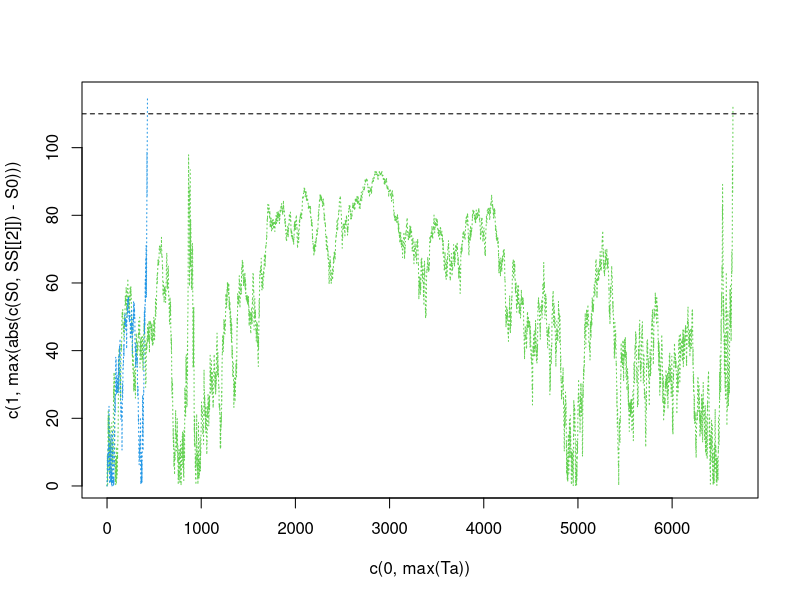

This figure's R source: (Note: this script raises an error after producing the figure.)
# Exercise 6.1 : A single-Server Queueing System

n.sim = 1000
rate = 10; # 도착시간 간격은 지수분포
shape = 3; scale = 1/40; # 서비스 시간은 감마분포
T = 9
time.over = time.spend = numeric(n.sim) # 고객들의 평균체류시간과 직원(server)의 과외근무시간
for (i in (1:n.sim)) {
  t = NofA = NofD = 0
  n = 0 # SS (System State) is the number of customers in the system
  tA = rexp(1, rate) # tA는 현재 시각 이후 다음 고객이 도착하는 시각.
  tD = Inf # tD는 현재 서비스 받고 있는 고객의 서비스 완료 시각. 초기값은 Inf
  A = D = numeric() # 출력변수 : A[i]와 D[i]는 i번째 고객의 도착시각과 departure time
  repeat {
    if (tA <= tD & tA <= T) {
      t = tA; NofA = NofA + 1; n = n + 1
      tA = t + rexp(1, rate)
      if (n == 1) tD = t + rgamma (n = 1, shape, scale = scale)
      A[NofA] = t
    }
    if (tD < tA & tD <= T) {
      t = tD; n = n - 1; NofD = NofD + 1
      if (n == 0) tD = Inf else tD = t + rgamma (n = 1, shape, scale = scale)
      D[NofD] = t
    }
    if (min(tA, tD) > T & n > 0) {
      t = tD; n = n - 1; NofD = NofD + 1
      if (n > 0) tD = t + rgamma(n = 1, shape, scale = scale)
      D[NofD] = t
    }
    if (min(tA, tD) > T & n == 0) break
  } # end of repeat
  time.spend[i] = mean(D-A); time.over[i] = max(t - T, 0)
} # end of for (i in (1:n.sim))
cat('고객 한명이 시스템에 체류하는 시간의 평균 =', mean(time.spend))

# Exercise 6.2 the amount of idle time the server would experience in a day
n.sim = 1000
rate = 10
shape = 3; scale = 1/40
T = 9
time.over = time.spend = numeric(n.sim)
time.idle = numeric(n.sim)
for (i in (1:n.sim)) {
  t = NofA = NofD = t.idle = 0
  n = 0
  tA = rexp(1,rate)
  tD = Inf
  A = D = numeric()
  repeat {
    if (tA <= tD & tA <= T){
      if (n == 0) time.idle[i] = time.idle[i] + (tA - t) # here, t is eqaul to 0 or tD
      t = tA; NofA = NofA + 1; n = n + 1
      Tt = t + rexp(1,rate); tA = Tt
      if (n == 1) tD = t + rgamma(n=1,shape,scale=scale)
      A[NofA] = t
    }
    if (tD < tA & tD <= T){
      t = tD; n = n - 1; NofD = NofD + 1
      if (n == 0) tD = Inf else tD = t + rgamma(n=1,shape,scale=scale)
      D[NofD] = t
    }
    if (min(tA,tD) > T & n > 0){
      t = tD; n = n - 1; NofD = NofD + 1
      if (n > 0) tD = t + rgamma(n=1,shape,scale=scale)
      D[NofD] = t
    }
    if (min(tA,tD) > T & n == 0){
      if (t < T) time.idle[i] = time.idle[i] + (T - t) # t is the last departure time
      break
    }
  }
  time.spend[i] = mean(D - A); time.over[i] = max(t - T,0)
}
cat(mean(time.idle), "+/-", 2*sd(time.idle)/sqrt(n.sim), "\n")



# Apply the Insurance Risk Model in Section 6.6 to Exercise 6.11

n.sim = 100 # 모의실험 반복횟수
n0 = 1; a0 = 25000; T = 365; c = 11000
lm = 10; nu = 0; mu = 0 # 보험금 청구율, 보험 가입율, 해지율
generate.Y = function() rexp(1, rate = 1/1000) # 청구금액을 생성하는 함수
I = numeric(length = n.sim)
for ( i in 1:n.sim ) {
  t = 0; a = a0; n = n0 # Initialize 이 문제에서 n은 변하지 않음음
  total.rate = nu + n * mu + n * lm
  tE = rexp(1, rate = total.rate) # tE는 사건 발생 시간 간격을 의미 (평균 1 / ((n * lambda) + v +(n * mu)) 지수분포)
  repeat {
    if (tE > T) {I[i] = 1; break}
    if (tE <= T) {
      a = a + n * c * (tE - t)
      t = tE
      J = sample( 1:3, 1, prob = c(nu, n * mu, n * lm))
      if ( J == 1 ) n = n + 1
      if ( J == 2 ) n = n - 1
      if ( J == 3 ) { Y = generate.Y(); if ( Y > a ) {I[i] = 0; break} else a = a - Y}
      tE = t + rexp(1, rate = total.rate)
    }
  } # end of repeat
}  # end of for
c( mean(I), 2 * sd(I) / sqrt(n.sim) ) # 자본금이 바닥나지 않을 확률의 추정값 출력. 추정값은 얼마나 정확한가 ? ( 구간추정 같이 해주기 )

# Exercise 6.12 (시각 T 이전에 자본금이 음이 되었다는 사실을 알 때, 자본금이 음이 된 정확한 시각과, 부족 금액의 분포를 추정)
n.sim = 100 # 모의실험 반복횟수
n0 = 1; a0 = 25000; T = 365; c = 11000
lm = 10; nu = 0; mu = 0 # 보험금 청구율, 보험 가입율, 해지율
generate.Y = function() rexp(1, rate = 1/1000) # 청구금액을 생성하는 함수수
I = t.broke = amount.broke = numeric(length = n.sim) # t.broke와 amount.broke는 시간과 자본금이 음이 된 것을 의미
for (i in 1:n.sim) {
  t = 0; a = a0; n = n0 # Intialize
  total.rate = nu + n * mu + n * lm; tE = rexp(1, rate = total.rate)
  repeat {
    if (tE > T) { I[i] = 1; break}
    if (tE <= T) {
      a = a + n*c*(tE - t); t = tE
      J = sample(1:3, 1, prob = c(nu, n*mu, n *lm))
      if (J == 1) n = n + 1
      if (J == 2) n = n - 1
      if (J == 3) {
        Y = generate.Y()
        {if (Y > a) {I[i] = 0; t.broke[i] = t; amount.broke[i] = Y- a; break; } #청구금액이 자본금을 넘는 경우 추가
          else a = a - Y} # end of {if (Y > a)}
      } # end of (J == 3)
      tE = t + rexp(1, rate = total.rate)
    } #end of if (tE <= T)
  } # end of repeat
} # end of for

lst = list (time = t.broke [I == 0], amount = amount.broke[I == 0]) # 바닥이 난 경우만 따로 뽑아서 계산을 해야함...
c(mean(lst$time), sd(lst$time)/sqrt(length(lst$time)))
c(mean(lst$amount), sd(lst$amount)/sqrt(length(lst$amount)))

# Exercise 6.17 for문 사용
n.sim = 1000
N = 20; K = 100; S.zero = 100; mu = -0.05; sigma = 0.3
alp = mu + sigma^2 / 2; alp
E = numeric(length = n.sim)
for (i in (1:n.sim)) {
  P = numeric(length = N + 1) # to avoid P[0], we define P[1:(N+1)], not P[0:N]. because R's index start from 1
  P[N+1] = S.zero
  m = N-1
  flag = FALSE # option을 행사할 수 있는 조건이 만족되면 TRUE, 아니면 FALSE
  repeat {
    m.plus = m + 1
    P[m.plus] = P[m.plus + 1] * exp(rnorm(1, mu, sigma)) 
    if (P[m.plus] > K) flag = TRUE # check condition (i)
    if (flag & m > 0) { # check condition (ii), condition (ii)는 m이 0일 때 점검하지 않음
      b = ( (1:m) * mu - log(K/P[m.plus])) / sqrt(sigma * sqrt(1:m)) # check condition (ii)
      op = P[m.plus] * exp((1:m) * alp) * pnorm(sigma * sqrt(1:m) + b) - K * pnorm(b)
      flag = all(P[m.plus] > K + op) # 1부터 m까지 모두 만족되어야 함
    }
    if (flag) break else m = m-1 # 조건 (i)와 (ii)가 모두 만족되면 실행 완료
    if (m < 0) break
  }
  if (flag) E[i] = P[m.plus] - K else E[i] = 0
}

c(mean(E), sd(E)/ sqrt(n.sim), mean(E>0)) # c(기대이익, 표준오차, 옵션행사확률)

# Exercise 6.17 - for 사용 x, 함수화하여 replicate

set.seed(1234)

call_option1 = function(N = 20, K = 100, S.zero = 100, mu = -0.05, sigma = 0.3) {
  
  alpha = mu + sigma^2 / 2
  P = numeric(length = N + 1) # to avoid P[0], we define P[1:(N+1)], not P[0:N]
  P[N+1] = S.zero
  m = N - 1 
  flag = FALSE # 옵션을 행사할 수 있는 조건이 만족되면 TRUE, 아니면 FALSE
  repeat {
    m.plus = m + 1
    P[m.plus] = P[m.plus + 1] * exp(rnorm(1, mu, sigma))
    if (P[m.plus] > K) flag = TRUE # check condition (i)
    if (flag & m > 0) { # check condition (ii), 조건 (ii)는 m이 0일 떄 점검하지 않음
      b = ((1:m) * mu - log(K / P[m.plus])) / (sigma * sqrt(1:m)) # check condition (ii)
      op = P[m.plus] * exp ((1:m) * alpha) * pnorm(sigma * sqrt(1:m) + b) - K * pnorm(b)
      flag = all(P[m.plus] > K + op) # 1부터 m까지 모두 만족되어야 함 
    }
    if (flag) break else m = m - 1 # 조건 (i), (ii)가 모두 만족되면 실행 완료
    if (m < 0) break # 만기가 지났으면 실행 완료  
  }
  if (flag) E = P[m.plus] - K else E = 0
} 

# Exercise 6.17 숙제 (만기까지 기다렸다가 행사하는 전략(최적전략)의 기대이익 구하기)

call_option2 = function(N = 20, K = 100, S.zero = 100, mu = -0.05, sigma = 0.3){
  for (i in 1:N+1){
    St = S.zero * exp(rnorm(1, mu, sigma))
    S.zero = St
  }
  if(St > K) E = St - K else E = 0
  return(E)
}
-0.05 + 0.3^2 * 0.5

n.sim = 10000

# alpha -0.005로 alpha < 0인 경우

E1 = replicate(n.sim, call_option1())

c(mean(E1), sd(E1) / sqrt(n.sim), mean(E1 > 0)) # 기대이익, 표준오차, 옵션행사확률을 추정하여 출력

E2 = replicate(n.sim, call_option2())

c(mean(E2), sd(E2) / sqrt(n.sim), mean(E2 > 0)) # 기대이익, 표준오차, 옵션행사확률을 추정하여 출력

## alpha 0.05로 alpha > 0인 경우 

E1 = replicate(n.sim, call_option1(mu = 0.05, sigma = 0.3))

c(mean(E1), sd(E1) / sqrt(n.sim), mean(E1 > 0)) # 기대이익, 표준오차, 옵션행사확률을 추정하여 출력

E2 = replicate(n.sim, call_option2(mu = 0.05, sigma = 0.3))

c(mean(E2), sd(E2) / sqrt(n.sim), mean(E2 > 0)) # 기대이익, 표준오차, 옵션행사확률을 추정하여 출력

# browser()를 이용한 debugging

a = 0
for (i in 1:3) {
  for (j in 1:3) {
    a = i + j
    #    browser()
  }
}

# Exercise 6.17 HOMEWORK

set.seed(12)

n.sim = 10000

N = 20; K = 100; S.zero = 100; mu = -0.05; sigma = 0.3; alp = mu + 0.5 * sigma^2
E1 = E2 = numeric(length = n.sim)
for (i in (1:n.sim) ) {
  S = S.zero * exp(cumsum(rnorm(N, mu, sigma)))
  E2[i] = max(S[N] - K, 0)
  P = numeric(length = N + 1) 
  P[N + 1] = S.zero
  m = N - 1
  flag = FALSE
  repeat {
    m.plus = m + 1 
    P[m.plus] = S[N - m]
    if (P[m.plus] > K) flag = TRUE
    if (flag & m > 0) {
      b = ((1:m) * mu - log(K / P[m.plus]))/(sigma * sqrt(1:m))
      op = P[m.plus] * exp((1:m) * alp) * pnorm(sigma * sqrt(1:m) + b) - K * pnorm(b)
      flag = all(P[m.plus] > K + op)
    }
    if (flag) break else m = m - 1
    if (m < 0) break
  }
  if (flag) E1[i] = P[m.plus] - K else E1[i] = 0
}

xbar1 = mean(E1)
LL1 = xbar1 - 2 * sd(E1) / sqrt(n.sim); UL1 = xbar1 + 2 * sd(E1) / sqrt(n.sim)

xbar2 = mean(E2)
LL2 = xbar2 - 2 * sd(E2) / sqrt(n.sim); UL2 = xbar2 + 2 * sd(E2) / sqrt(n.sim)

cat("alpha < 0의 기대이익의 점추정량과 신뢰구간은 다음과 같다. [ 점추정량 :" , xbar1, ",신뢰구간 : (",LL1, ",", UL1, ")]\n")

cat("alpha > 0일 때의 최적전략의 기대이익의 점추정량과 신뢰구간은 다음과 같다. [ 점추정량 :" , xbar2, ",신뢰구간 : (",LL2, ",", UL2, ")]\n")

# 2015년 3번 
#3-1
nsim <- 100

S0 <- 100
a <- 110
mu <- 0
sig <- 0.04
Ta <- numeric()
for(i in 1:nsim) {
  n <- 1
  x <- rnorm(1,mu,sig)
  repeat {
    x <- x+rnorm(1,mu,sig)
    Sn <- S0*exp(x)
    if(abs(Sn-S0)>=a) {
      Ta[i] <- n
      break
    }
    n = n+1
  }
}
Ta
mean(Ta) #E(Ta)
sd(Ta)/sqrt(n) #Ta평균의 표준오차


#3-2
Ta <- numeric()
SS <- list()
for(i in 1:2) {
  S <- numeric()
  n <- 1
  x <- rnorm(1,mu,sig)
  repeat {
    x <- x+rnorm(1,mu,sig)
    S <- c(S,S0*exp(x))
    if(abs(S[n]-S0)>=a) {
      Ta[i] <- n
      break
    }
    n = n+1
  }
  SS[[i]] <- S
}
plot(c(0,max(Ta)), c(1,max(abs(c(S0,SS[[2]])-S0))), type="n")
for (i in seq_along(Ta)) {
  lines(0:Ta[i],abs(c(S0,SS[[i]])-S0),lty=3,col=2+i)
}
abline(h=a, lty=2)

## 2020 중간 1번
option_earning = function(N = 90, S.zero = 100, mu = 0.001, sigma = 0.01, K = 100) {
  S = S.zero; earning = 0; t = 1
  repeat {
    S = S * exp(rnorm(1, mean = mu, sd = sigma))
    if (S > 110) {earning = S - K; break}
    t = t + 1
    if (t > N) {earning = max(S-K, 0); break}
  }
  return(earning)
}

x = replicate(400, option_earning() )
c(mean(x), sd(x)/ sqrt(20))
R
# 2021년 중간 2번
# 2번 
N = 200; S.zero = 100; mu = -0.001; sigma = 0.015; n.sim = 400
earn1 = earn2 = numeric(N)
for (i in 1:n.sim) {
  S = S.zero * exp(cumsum(rnorm(N, mean = mu, sd = sigma)))
  if (max(S) > 110) earn1[i] = S[which(S > 110)[1]] - S.zeroRtR
  else earn1[i] = S[N] - S.zero
  if (max(S) > 105 | min(S) < 90) earn2[i] = S[which(S > 105 | S < 90)[1]] - S.zero
  else earn2[i] = S[N] - S.zero
}

c(mean(earn1), sd(earn1)/n.sim)

c(mean(earn2), sd(earn2)/n.sim)

c(mean(earn2 - earn1), sd(earn2 - earn1) / n.sim)

# 두번 쨰 전략이 수익이 더 큼을, 손실이 더 적음을 알 수 있다.
ㄴㄴ